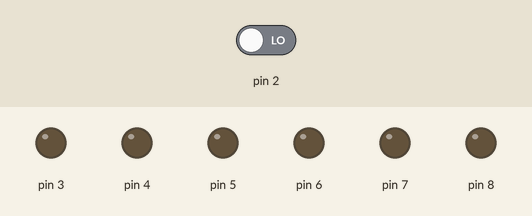
Simulated run of this sketch. Board: Arduino Uno, built with avr-gcc and run on an emulated ATmega328P. Parts: output pins drawn as LEDs (lit = HIGH). Inputs (shaded band) come from the test bench; at power-on: pin 2 LOW. Random numbers use the default seed unless the sketch sets one.

Above: at 1.2 s.
1.3 s: pin 2 driven HIGH
At 1.8 s:
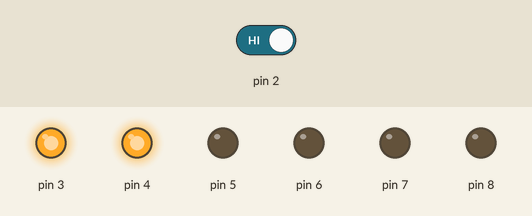
4.3 s: pin 2 driven LOW
At 5.3 s:
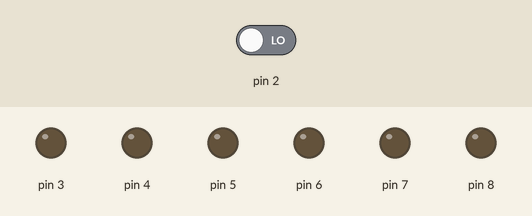
5.8 s: pin 2 driven HIGH
At 6.4 s:
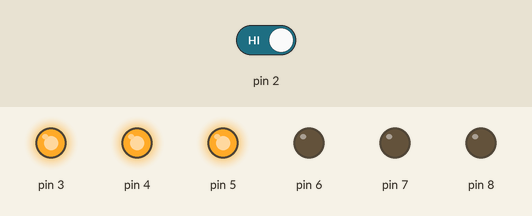
Timing chart, 0 to 17.8 s (numbered marks = the images above; inputs shaded):
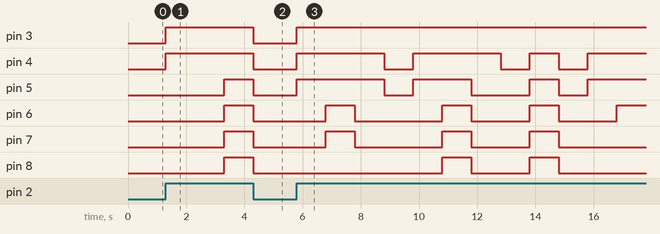

The sketch:

Simulation-dice-with-LEDs-Arduino.ino
```cpp
int dice = 0;
void setup()
{
pinMode(2,INPUT);
for(int i = 3;i <=8;i++)
{
  pinMode(i,OUTPUT);
}
}

void loop()
{
  if(digitalRead(2) == HIGH)
  {
   dice = random(1,7);
   dice = dice+2;
   for(int i = 2;i<=dice;i++)
   {
     digitalWrite(i,HIGH);
   }
    delay(1000);
    for(int i = 2;i<=dice;i++)
   {
     digitalWrite(i,LOW);
   }
  }

}
```

Measured:
- after the input at 1.3 s, pin 3, pin 4: LOW → HIGH at once; pin 5–8: LOW → HIGH after 2.0 s
- after the input at 4.3 s, pin 3–5: HIGH → LOW at once
- after the input at 5.8 s, pin 3: LOW → HIGH at once; pin 4: goes HIGH 3.0 s, LOW 1.0 s, HIGH 3.0 s, LOW 1.0 s, HIGH 1.0 s, LOW 1.0 s, then HIGH, starting at once
